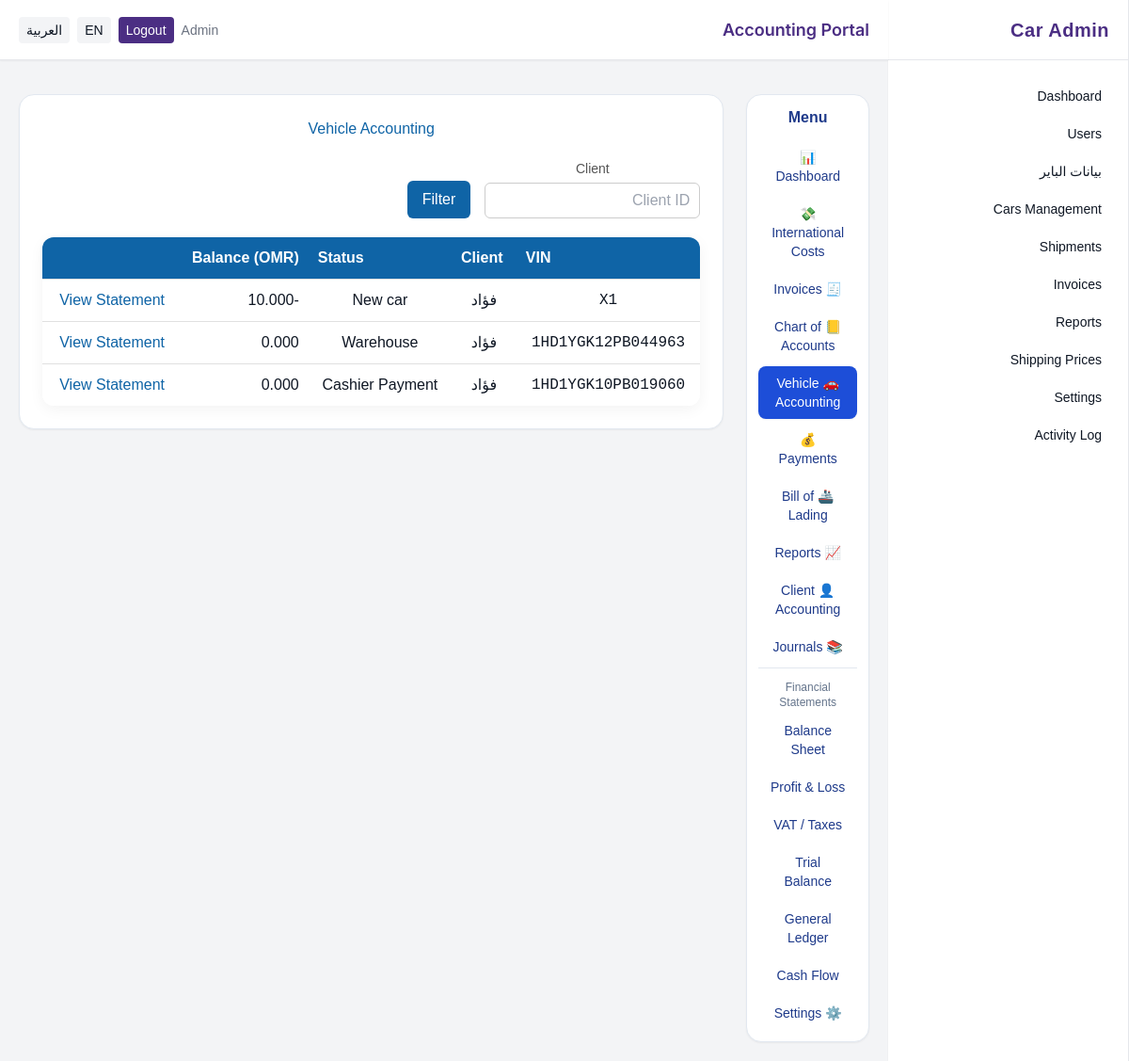
The app's page /acct/vehicles (signed in) with its own data.
### app/models.py (models this page shows, shortened)
class User(db.Model, UserMixin):
    __tablename__ = "users"
    id = db.Column(db.Integer, primary_key=True)
    name = db.Column(db.String(150))
    email = db.Column(db.String(180), unique=True, index=True)
    phone = db.Column(db.String(50))
    password_hash = db.Column(db.String(200))
    role_id = db.Column(db.Integer, db.ForeignKey("roles.id"))
    active = db.Column(db.Boolean, default=True)
    created_at = db.Column(db.DateTime, default=datetime.utcnow)
    last_login_at = db.Column(db.DateTime)
    role = db.relationship("Role")
    @property
    def is_active(self):
        return bool(self.active)

class Vehicle(db.Model):
    __tablename__ = "vehicles"
    id = db.Column(db.Integer, primary_key=True)
    vin = db.Column(db.String(30), unique=True, index=True)
    make = db.Column(db.String(100))
    model = db.Column(db.String(100))
    year = db.Column(db.Integer)
    auction_id = db.Column(db.Integer, db.ForeignKey("auctions.id"))
    owner_customer_id = db.Column(db.Integer, db.ForeignKey("customers.id"), nullable=True)
    status = db.Column(db.String(50), default="New car")
    current_location = db.Column(db.String(200))
    purchase_price_usd = db.Column(db.Numeric(12,2))
    purchase_date = db.Column(db.DateTime)
    created_at = db.Column(db.DateTime, default=datetime.utcnow)
    share_token: Optional[str] = db.Column(db.String(64), unique=True, index=True)
    share_enabled: bool = db.Column(db.Boolean, default=False, nullable=False)
    auction = db.relationship("Auction")
    owner = db.relationship("Customer")
    cost_items = db.relationship("CostItem", backref="vehicle")

class Customer(db.Model):
    __tablename__ = "customers"
    id = db.Column(db.Integer, primary_key=True)
    user_id = db.Column(db.Integer, db.ForeignKey("users.id"))
    account_number = db.Column(db.String(50), unique=True)
    company_name = db.Column(db.String(200))
    full_name = db.Column(db.String(200))
    email = db.Column(db.String(180))
    phone = db.Column(db.String(50))
    address = db.Column(db.Text)
    country = db.Column(db.String(100))
    price_category = db.Column(db.String(20), nullable=False, default="normal")
    user = db.relationship("User", backref="customer_profile")
    @property
    def display_name(self) -> str:
        try:
            name = (self.company_name or self.full_name or (self.user.name if getattr(self, 'user', None) else None))
            name = (name or "").strip()
            return name if name else "-"
        except Exception:
            return "-"

### app/blueprints/accounting/routes.py (the view)
@acct_bp.route('/vehicles')
@role_required('accountant', 'admin')
def vehicles_list():
    q = db.session.query(Vehicle).order_by(Vehicle.created_at.desc()).limit(200)
    client_id = request.args.get('client_id')
    if client_id:
        try:
            q = q.filter(Vehicle.owner_customer_id == int(client_id))
        except Exception:
            pass
    vehicles = q.all()
    balances = {}
    for v in vehicles:
        total = db.session.query(db.func.coalesce(db.func.sum(JournalLine.debit - JournalLine.credit), 0)).\
            join(Account, JournalLine.account_id == Account.id).\
            join(JournalEntry, JournalLine.entry_id == JournalEntry.id).\
            filter(JournalEntry.vehicle_id == v.id).scalar() or 0
        balances[v.id] = float(total)
    return render_template('accounting/vehicles_list.html', vehicles=vehicles, balances=balances)

### app/security.py (called while the page is built)
def _canonicalize_role(role_name: str | None) -> str | None:
    if not role_name:
        return None
    name = role_name.strip().lower()
    synonyms = {
        "staff": "employee",
        "employees": "employee",
    }
    return synonyms.get(name, name)

def role_required(*allowed_roles: str) -> Callable:
    normalized_allowed = {
        r for r in (_canonicalize_role(r) for r in allowed_roles) if r is not None
    }
    def decorator(view_func: Callable) -> Callable:
        @wraps(view_func)
        @login_required
        def wrapper(*args, **kwargs):
            user_role = getattr(getattr(current_user, "role", None), "name", None)
            user_role_norm = _canonicalize_role(user_role)
            if not user_role_norm or user_role_norm not in normalized_allowed:
                abort(403)
            return view_func(*args, **kwargs)
        return wrapper
    return decorator

### app/templates/accounting/vehicles_list.html (shortened to what this page needs)
{% extends "base_accounting.html" %}
{% block acct_content %}
<h2>{{ _('Vehicle Accounting') }}</h2>
<form method="get">
  <div>
    <label>{{ _('Client') }}</label>
    <input name="client_id" placeholder="Client ID" value="{{ request.args.get('client_id','') }}" />
  </div>
  <button>{{ _('Filter') }}</button>
</form>
<div class="table-container">
<table>
  <thead>
    <tr>
      <th>VIN</th>
      <th>{{ _('Client') }}</th>
      <th>{{ _('Status') }}</th>
      <th class="text-right">{{ _('Balance (OMR)') }}</th>
      <th></th>
    </tr>
  </thead>
  <tbody>
    {% for v in vehicles %}
    <tr>
      <td class="font-mono">{{ v.vin }}</td>
      <td>{{ v.owner.display_name if v.owner else '-' }}</td>
      <td>{{ v.status or '-' }}</td>
      <td class="text-right">{{ '%.3f'|format(balances.get(v.id,0.0)) }}</td>
      <td class="text-right">
        <a class="link-blue" href="{{ url_for('acct.vehicle_statement', vehicle_id=v.id) }}">{{ _('View Statement') }}</a>
      </td>
    </tr>
    {% else %}
    <tr><td colspan="5" class="py-4 text-center text-slate-400">{{ _('No vehicles found') }}</td></tr>
    {% endfor %}
  </tbody>
</table>
</div>
{% endblock %}

### app/templates/base_admin.html (shortened to what this page needs)
<!doctype html>
<html lang="{{ g.get('lang_code', 'ar') }}" {% if g.get('lang_code', 'ar') == 'ar' %}dir="rtl"{% endif %} class="h-full bg-background">
<head>
  <script src="https://cdn.tailwindcss.com"></script>
  <link href="https://cdnjs.cloudflare.com/ajax/libs/font-awesome/6.5.0/css/all.min.css" rel="stylesheet">
</head>
<body class="h-full text-neutral text-center">
  <div class="min-h-screen flex bg-background">
    {% if current_user.is_authenticated and current_user.role and (current_user.role.name|lower) == 'admin' %}
    <aside class="w-64 hidden md:flex flex-col bg-white border-r border-gray-200 shadow-sm">
      <div class="h-16 flex items-center px-5 border-b border-gray-200">
        <div class="text-primary text-xl font-bold tracking-wide">{{ _('Car Admin') }}</div>
      </div>
      <nav class="flex-1 px-4 py-5 space-y-1 text-sm">
        <a href="{{ url_for('admin.dashboard') }}" class="flex items-center gap-3 px-3 py-2 rounded-lg hover:bg-blue-50 {% if request.endpoint=='admin.dashboard' %}bg-blue-100 text-primary font-semibold{% endif %}">{{ _('Dashboard') }}</a>
        <a href="{{ url_for('admin.users_list') }}" class="flex items-center gap-3 px-3 py-2 rounded-lg hover:bg-blue-50 ">{{ _('Users') }}</a>
        <a href="{{ url_for('admin.buyers_list') }}" class="flex items-center gap-3 px-3 py-2 rounded-lg hover:bg-blue-50 ">بيانات الباير</a>
        <a href="{{ url_for('ops.dashboard') }}" class="flex items-center gap-3 px-3 py-2 rounded-lg hover:bg-blue-50">{{ _('Cars Management') }}</a>
        <a href="{{ url_for('ops.dashboard') }}" class="flex items-center gap-3 px-3 py-2 rounded-lg hover:bg-blue-50">{{ _('Shipments') }}</a>
        <a href="{{ url_for('acct.dashboard') }}" class="flex items-center gap-3 px-3 py-2 rounded-lg hover:bg-blue-50">{{ _('Invoices') }}</a>
        <a href="{{ url_for('admin.reports') }}" class="flex items-center gap-3 px-3 py-2 rounded-lg hover:bg-blue-50 ">{{ _('Reports') }}</a>
        <a href="{{ url_for('admin.shipping_prices_list') }}" class="flex items-center gap-3 px-3 py-2 rounded-lg hover:bg-blue-50 ">{{ _('Shipping Prices') }}</a>
        <a href="{{ url_for('admin.settings') }}" class="flex items-center gap-3 px-3 py-2 rounded-lg hover:bg-blue-50 {% if request.endpoint=='admin.settings' %}bg-blue-100 text-primary font-semibold{% endif %}">{{ _('Settings') }}</a>
        <a href="{{ url_for('admin.activity_log') }}" class="flex items-center gap-3 px-3 py-2 rounded-lg hover:bg-blue-50 ">{{ _('Activity Log') }}</a>
      </nav>
    </aside>
    {% endif %}
    <div class="flex-1 flex flex-col min-w-0">
      <header class="h-16 flex items-center justify-between px-5 bg-white border-b border-gray-200 shadow-sm">
        <div class="text-lg font-semibold text-primary font-heading">{% block header %}{% endblock %}</div>
        <div class="flex items-center gap-2 text-sm">
          {% if current_user.is_authenticated %}
            <span class="text-muted">{{ current_user.name }}</span>
            <a href="{{ url_for('auth.logout') }}" class="px-2 py-1 rounded bg-primary text-white hover:opacity-90 transition">{{ _('Logout') }}</a>
          {% endif %}
          <a href="{{ request.path }}?lang=en" class="px-2 py-1 rounded bg-background hover:bg-white">EN</a>
          <a href="{{ request.path }}?lang=ar" class="px-2 py-1 rounded bg-background hover:bg-white">العربية</a>
        </div>
      </header>
      <div class="px-5 pt-4">
      </div>
      <main class="p-5">
        {% block content %}{% endblock %}
      </main>
    </div>
  </div>
</body>
</html>

### app/templates/base_admin.html (style rules this page uses)
body { font-family: ui-sans-serif, system-ui, -apple-system, Segoe UI, Roboto, Arial, sans-serif; }

### app/templates/accounting/vehicles_list.html (style rules this page uses)
body { font-family: 'Cairo', sans-serif; background:#f4f6f9; color:#333; margin:0; padding:0; }
h2 { color:#0f64a6; margin-bottom:20px; }
form { display:flex; flex-wrap:wrap; gap:15px; margin-bottom:20px; align-items:flex-end; }
form label { display:block; font-size:0.875rem; color:#555; margin-bottom:4px; }
form input { border:1px solid #ccc; border-radius:6px; padding:6px 10px; transition:0.3s; }
form button { background:#0f64a6; color:#fff; border:none; padding:8px 16px; border-radius:6px; cursor:pointer; transition:0.3s; }
.table-container { overflow-x:auto; background:#fff; border-radius:12px; box-shadow:0 4px 15px rgba(0,0,0,0.05); }
table { width:100%; border-collapse:collapse; min-width:700px; }
thead th { background:#0f64a6; color:white; padding:10px; text-align:left; position:sticky; top:0; }
tbody td { padding:10px; border-top:1px solid #e0e0e0; }
tbody tr { transition:0.2s; }
.link-blue { color:#0f64a6; text-decoration:none; font-weight:500; transition:0.3s; }

### records on screen
User: name "Admin"
Vehicle: vin "X1", owner "فؤاد", status "New car", id "-10.000"
Vehicle: vin "1HD1YGK12PB044963", owner "فؤاد", status "Warehouse", id "0.000"
Vehicle: vin "1HD1YGK10PB019060", owner "فؤاد", status "Cashier Payment", id "0.000"
